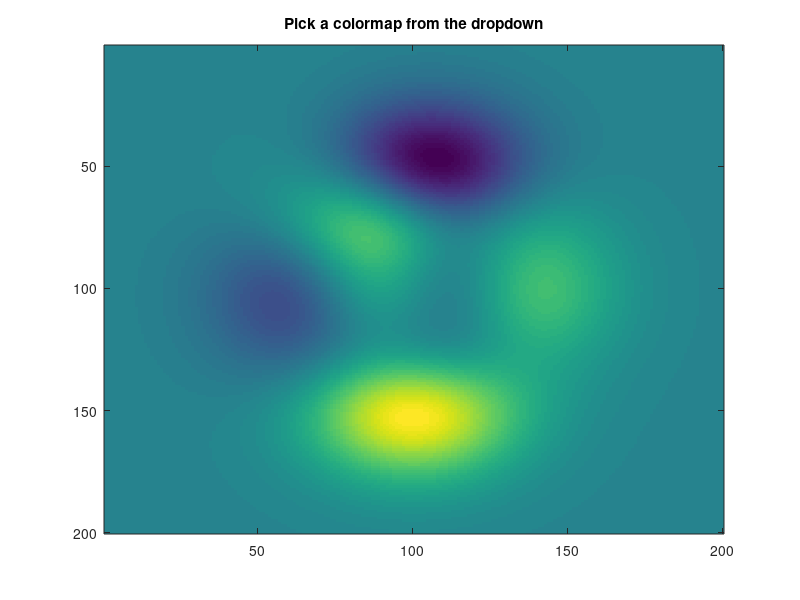

The MATLAB script that drew this image: (Note: this script raises an error after producing the figure.)
%dropdownExample Colormap selector anchored inside an image axes
%
%   A uim.widget.DropDown placed in the northwest corner of a data axes
%   (via the overlay canvas). Selecting an item applies the colormap to
%   the axes through ValueChangedFcn.
%
%   Run from anywhere in the repository; the script puts the toolbox
%   source first on the path.

% Put this repository's source first on the path: an older uim package
% (e.g. NANSEN's bundled copy) may otherwise shadow it.
addpath(genpath(fullfile(fileparts(mfilename('fullpath')), '..', 'src')))

hFigure = figure('Name', 'DropDown example', 'Color', 'w');
hAxes = axes(hFigure);
imagesc(hAxes, peaks(200))
title(hAxes, 'Pick a colormap from the dropdown')

% Note: the overlay anchors to the axes Position rectangle. Under
% axis image/equal the visible plot box can be smaller than that
% rectangle, so widgets would anchor outside the image.

dropdown = uim.widget.DropDown(hAxes, ...
    'Items', ["gray", "parula", "jet", "hot", "bone"], ...
    'Value', "parula", ...
    'Location', 'northwest', ...
    'Margin', [10, 10, 10, 10], ...
    'ValueChangedFcn', @(src, evt) colormap(hAxes, char(evt.NewValue)));

colormap(hAxes, char(dropdown.Value))

% The list can also be driven programmatically:
%   dropdown.open()
%   dropdown.close()
%   dropdown.Value = "hot";   % updates silently (no callback)
